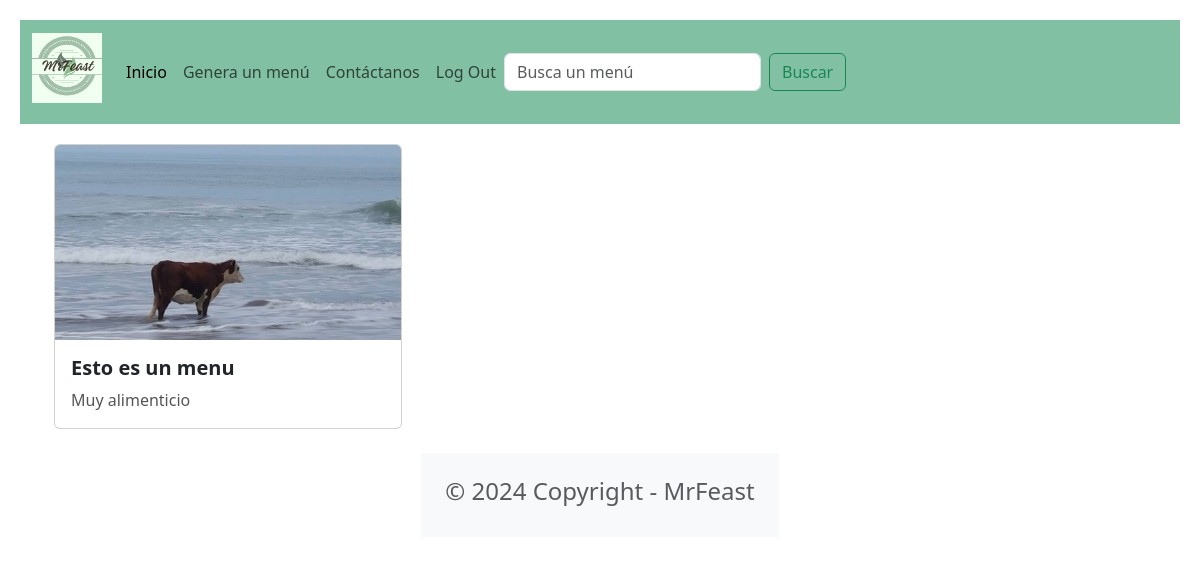
The app's page /portal/, older data.
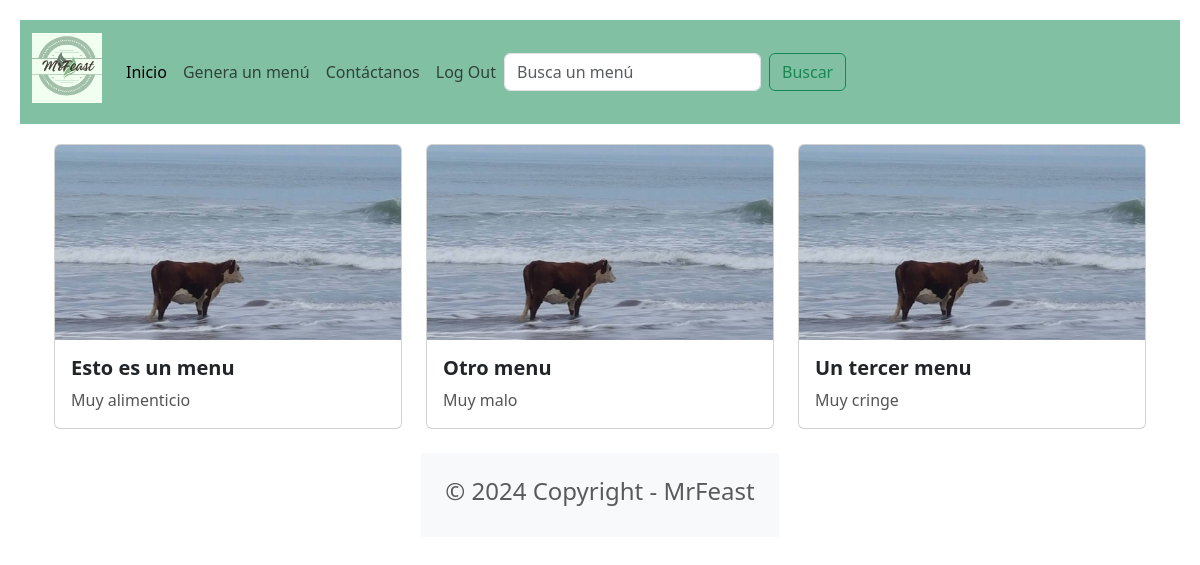
The same page, newer data.
### food/models.py (models this page shows, shortened)
class Menu(models.Model):
    nombre = models.CharField(max_length=100)
    descripcion = models.CharField(max_length=250)
    imagen = models.ImageField(upload_to='menu/images/')

### food/views.py (the view)
# urls.py: path('portal/', foodViews.portal_view, name='portal'),
def portal_view(request):
    menus = Menu.objects.all()
    return render(request, 'portal.html', {'menus':menus,})

### food/templates/portal.html
{% extends "base.html" %}
{% block content %}
<div class="container">
    <div class= "row row-cols-1 row-cols-md-3 g-4">
        {% for menu in menus %}
        <div v-for="menu in menus" class="col">
            <div class="card">
                <img class="card-img-top" src="{{ menu.imagen.url}}"/>
                <div class ="card-body">
                    <h5 class="card-title fw-bold">{{ menu.nombre }}</h5>
                    <p class="card-text">{{ menu.descripcion }} </p>
                </div>
            </div>
        </div>
        {% endfor %}
    </div>
</div>
{% endblock content %}

### food/templates/base.html (shortened to what this page needs)
<!DOCTYPE html>
<html lang="es">
<head>
      <link href="https://cdn.jsdelivr.net/npm/bootstrap@5.3.3/dist/css/bootstrap.min.css" rel="stylesheet">
</head>
<nav class="navbar navbar-expand-lg" style="background-color: #82C0A4; text-align:center;">
    <div class="container-fluid">
      <a class="navbar-brand" href="{% url 'portal' %}">
        {%load static %}
        <h2 class="cursiva"><img src="{% static 'images/logo.jpg' %}" alt="" width="70" height="70" class="d-inline-block align-text-top"></h2>
      </a>
      <div class="collapse navbar-collapse" id="navbarNav">
        <ul class="navbar-nav">
          <li class="nav-item">
            <a class="nav-link active" aria-current="page" href="{% url 'portal' %}">Inicio</a>
          </li>
          <li class="nav-item">
            <a class="nav-link" href="{% url 'generar' %}">Genera un menú</a>
          </li>
          <li class="nav-item">
            <a class="nav-link" href="{% url 'contacto' %}">Contáctanos</a>
          </li>
          <li class="nav-item">
            <a class="nav-link" href="{% url 'logout' %}">Log Out</a>
          </li>
        </ul>
        <form class="d-flex" role="search">
            <input class="form-control me-2" type="search" placeholder="Busca un menú" aria-label="Search">
            <button class="btn btn-outline-success" type="submit">Buscar</button>
          </form>
      </div>
    </div>
  </nav>
<div class="container">
    {% block content %}
  {% endblock content %}
</div>
<footer class="text-center text-lg-start bg-light text-muted mt-4">
    <div class="container">
        <div class="row">
            <div class="text-center p-4">
                <h4>© 2024 Copyright - MrFeast</h4>
            </div>
        </div>
    </div>
</footer>
</html>

### food/templates/base.html (style rules this page uses)
header, nav { background-color: #82C0A4; padding: 10px; width: 100%; margin-bottom: 20px; display: flex; flex-wrap: wrap; justify-content: space-between; align-items: center; }
input { padding: 10px; border: 1px solid #fff; border-radius: 5px; margin-right: 10px; }
button { padding: 10px; background-color: #fff; color: #000000; border: none; border-radius: 5px; cursor: pointer; }
h2 { color: #82C0A4; font-size: 1.2em; margin-bottom: 10px; }
p { color: #555; }

Row changes from the older to the newer data that the page shows:
added Menu: imagen (picture), nombre "Otro menu", descripcion "Muy malo"
added Menu: imagen (picture), nombre "Un tercer menu", descripcion "Muy cringe"
